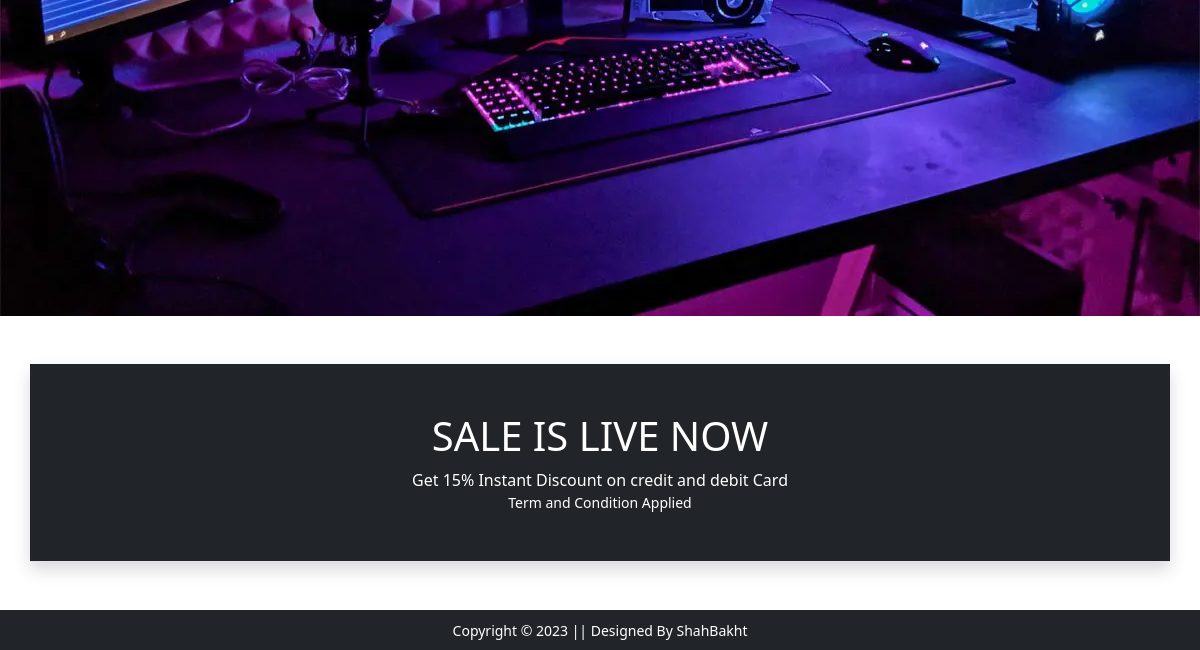
The app's page / (lower part), older data.
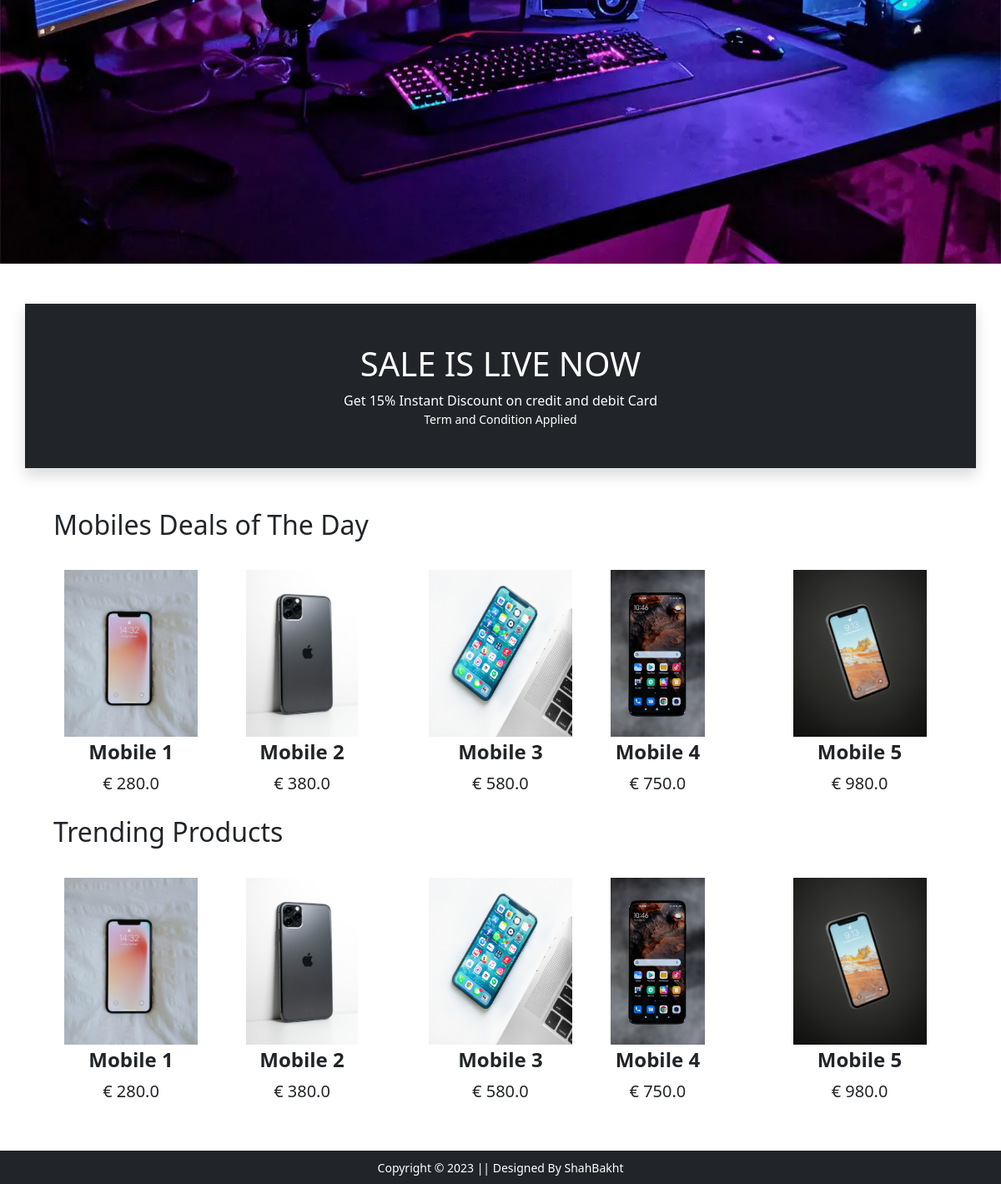
The same page, newer data.
### main/models.py (models this page shows, shortened)
class Product(models.Model):
  title = models.CharField(max_length=100)
  description = models.TextField()
  selling_price = models.FloatField()
  discounted_price = models.FloatField()
  brand = models.CharField(max_length=100)
  category = models.CharField(choices=CATEGORIES, max_length=50)
  product_image = models.ImageField(upload_to='products_images')

### main/views.py (the view)
# urls.py: path('', views.index, name='home'),
def index(request):
  mobiles = Product.objects.filter(category='Mobile')
  laptops = Product.objects.filter(category='Laptop')
  products = Product.objects.all()
  template_name = 'main/index.html'
  context = {
    'mobiles': mobiles,
    'laptops': laptops,
    'products': products
  }
  return render(request, template_name, context)

### main/templates/main/index.html (shortened to what this page needs)
{% extends 'main/base.html' %}
{% load static %}
{% block banner_slider %}
 <div>
  <div>
    <div>
      <img src="{% static 'main/images/banner/banner.jpg' %}" class="d-block w-100" alt="...">
    </div>
  </div>
</div>
{% endblock banner_slider %}
{% block livesale %}
<div class="container">
  <div class="row bg-dark text-center p-5 text-white border-bottom shadow my-5">
    <h1>SALE IS LIVE NOW</h1>
    <span>Get 15% Instant Discount on credit and debit Card</span>
    <small class="fw-lighter">Term and Condition Applied</small>
  </div>
</div>
{% endblock livesale %}
{% block main-content %}
{% if mobiles %}
<div class="m-3 px-5">
  <h2>Mobiles Deals of The Day</h2>
  <div class="owl-carousel" id="slider2">
   {% for mobile in mobiles %}
   <a href="{% url 'product_detail' mobile.id %}" class="btn"><div class="item"><img src="{{ mobile.product_image.url }}" alt="Product Here" height="200px"><span class="fw-bold">{{ mobile.title }}</span><br><span class="fs-5">€ {{ mobile.discounted_price }}</span></div></a>
   {% endfor %}
  </div>
</div>
{% endif %}
{% if products %}
<div class="mx-3 px-5">
 <h2>Trending Products</h2>
 <div class="owl-carousel" id="slider3">
  {% for product in products%}
    <a href="{% url 'product_detail' product.id %}" class="btn"><div class="item"><img src="{{ product.product_image.url }}" alt="Image here" height="200px"><span class="fw-bold">{{ product.title }}</span><br><span class="fs-5">€ {{ product.discounted_price }}</span></div></a>
  {% endfor%}
  </div>
</div>
{% endif %}
{% endblock main-content %}

Row changes from the older to the newer data that the page shows:
added Product: product_image (picture), title "Mobile 1", discounted_price "280.0"
added Product: product_image (picture), title "Mobile 2", discounted_price "380.0"
added Product: product_image (picture), title "Mobile 3", discounted_price "580.0"
added Product: product_image (picture), title "Mobile 4", discounted_price "750.0"
added Product: product_image (picture), title "Mobile 5", discounted_price "980.0"
Text that changed along with them:
text now shown: "Mobiles Deals of The Day Trending Products"
